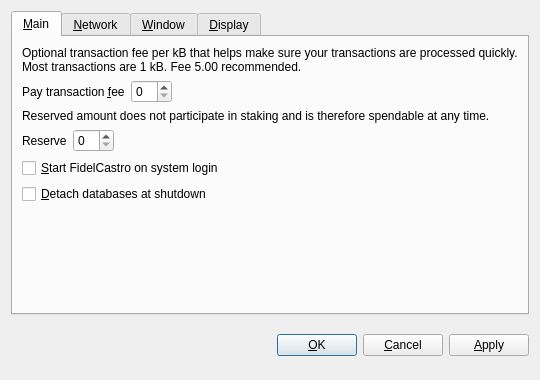
<?xml version="1.0" encoding="UTF-8"?>
<ui version="4.0">
 <class>OptionsDialog</class>
 <widget class="QDialog" name="OptionsDialog">
  <property name="geometry">
   <rect>
    <x>0</x>
    <y>0</y>
    <width>540</width>
    <height>380</height>
   </rect>
  </property>
  <property name="windowTitle">
   <string>Options</string>
  </property>
  <property name="modal">
   <bool>true</bool>
  </property>
  <layout class="QVBoxLayout" name="verticalLayout">
   <item>
    <widget class="QTabWidget" name="tabWidget">
     <property name="tabPosition">
      <enum>QTabWidget::North</enum>
     </property>
     <property name="currentIndex">
      <number>0</number>
     </property>
     <widget class="QWidget" name="tabMain">
      <attribute name="title">
       <string>&amp;Main</string>
      </attribute>
      <layout class="QVBoxLayout" name="verticalLayout_Main">
       <item>
        <widget class="QLabel" name="transactionFeeInfoLabel">
         <property name="text">
          <string>Optional transaction fee per kB that helps make sure your transactions are processed quickly. Most transactions are 1 kB. Fee 5.00 recommended.</string>
         </property>
         <property name="textFormat">
          <enum>Qt::PlainText</enum>
         </property>
         <property name="wordWrap">
          <bool>true</bool>
         </property>
        </widget>
       </item>
       <item>
        <layout class="QHBoxLayout" name="horizontalLayoutFee">
         <item>
          <widget class="QLabel" name="transactionFeeLabel">
           <property name="text">
            <string>Pay transaction &amp;fee</string>
           </property>
           <property name="textFormat">
            <enum>Qt::PlainText</enum>
           </property>
           <property name="buddy">
            <cstring>transactionFee</cstring>
           </property>
          </widget>
         </item>
         <item>
          <widget class="BitcoinAmountField" name="transactionFee"/>
         </item>
         <item>
          <spacer name="horizontalSpacerFee">
           <property name="orientation">
            <enum>Qt::Horizontal</enum>
           </property>
           <property name="sizeHint" stdset="0">
            <size>
             <width>40</width>
             <height>20</height>
            </size>
           </property>
          </spacer>
         </item>
        </layout>
       </item>
       <item>
        <widget class="QLabel" name="reserveBalanceInfoLabel">
         <property name="text">
          <string>Reserved amount does not participate in staking and is therefore spendable at any time.</string>
         </property>
         <property name="textFormat">
          <enum>Qt::PlainText</enum>
         </property>
         <property name="wordWrap">
          <bool>true</bool>
         </property>
        </widget>
       </item>
       <item>
        <layout class="QHBoxLayout" name="horizontalLayoutReserveBalance">
         <item>
          <widget class="QLabel" name="reserveBalanceLabel">
           <property name="text">
            <string>Reserve</string>
           </property>
           <property name="textFormat">
            <enum>Qt::PlainText</enum>
           </property>
           <property name="buddy">
            <cstring>reserveBalance</cstring>
           </property>
          </widget>
         </item>
         <item>
          <widget class="BitcoinAmountField" name="reserveBalance"/>
         </item>
         <item>
          <spacer name="horizontalSpacerReserveBalance">
           <property name="orientation">
            <enum>Qt::Horizontal</enum>
           </property>
           <property name="sizeHint" stdset="0">
            <size>
             <width>40</width>
             <height>20</height>
            </size>
           </property>
          </spacer>
         </item>
        </layout>
       </item>
       <item>
        <widget class="QCheckBox" name="bitcoinAtStartup">
         <property name="toolTip">
          <string>Automatically start FidelCastro after logging in to the system.</string>
         </property>
         <property name="text">
          <string>&amp;Start FidelCastro on system login</string>
         </property>
        </widget>
       </item>
       <item>
        <widget class="QCheckBox" name="detachDatabases">
         <property name="toolTip">
          <string>Detach block and address databases at shutdown. This means they can be moved to another data directory, but it slows down shutdown. The wallet is always detached.</string>
         </property>
         <property name="text">
          <string>&amp;Detach databases at shutdown</string>
         </property>
        </widget>
       </item>
       <item>
        <spacer name="verticalSpacer_Main">
         <property name="orientation">
          <enum>Qt::Vertical</enum>
         </property>
         <property name="sizeHint" stdset="0">
          <size>
           <width>20</width>
           <height>40</height>
          </size>
         </property>
        </spacer>
       </item>
      </layout>
     </widget>
     <widget class="QWidget" name="tabNetwork">
      <attribute name="title">
       <string>&amp;Network</string>
      </attribute>
      <layout class="QVBoxLayout" name="verticalLayout_Network">
       <item>
        <widget class="QCheckBox" name="mapPortUpnp">
         <property name="toolTip">
          <string>Automatically open the FidelCastro client port on the router. This only works when your router supports UPnP and it is enabled.</string>
         </property>
         <property name="text">
          <string>Map port using &amp;UPnP</string>
         </property>
        </widget>
       </item>
       <item>
        <widget class="QCheckBox" name="connectSocks">
         <property name="toolTip">
          <string>Connect to the FidelCastro network through a SOCKS proxy (e.g. when connecting through Tor).</string>
         </property>
         <property name="text">
          <string>&amp;Connect through SOCKS proxy:</string>
         </property>
        </widget>
       </item>
       <item>
        <layout class="QHBoxLayout" name="horizontalLayout_Network">
         <item>
          <widget class="QLabel" name="proxyIpLabel">
           <property name="text">
            <string>Proxy &amp;IP:</string>
           </property>
           <property name="textFormat">
            <enum>Qt::PlainText</enum>
           </property>
           <property name="buddy">
            <cstring>proxyIp</cstring>
           </property>
          </widget>
         </item>
         <item>
          <widget class="QValidatedLineEdit" name="proxyIp">
           <property name="maximumSize">
            <size>
             <width>140</width>
             <height>16777215</height>
            </size>
           </property>
           <property name="toolTip">
            <string>IP address of the proxy (e.g. 127.0.0.1)</string>
           </property>
          </widget>
         </item>
         <item>
          <widget class="QLabel" name="proxyPortLabel">
           <property name="text">
            <string>&amp;Port:</string>
           </property>
           <property name="textFormat">
            <enum>Qt::PlainText</enum>
           </property>
           <property name="buddy">
            <cstring>proxyPort</cstring>
           </property>
          </widget>
         </item>
         <item>
          <widget class="QLineEdit" name="proxyPort">
           <property name="maximumSize">
            <size>
             <width>55</width>
             <height>16777215</height>
            </size>
           </property>
           <property name="toolTip">
            <string>Port of the proxy (e.g. 9050)</string>
           </property>
          </widget>
         </item>
         <item>
          <widget class="QLabel" name="socksVersionLabel">
           <property name="text">
            <string>SOCKS &amp;Version:</string>
           </property>
           <property name="textFormat">
            <enum>Qt::PlainText</enum>
           </property>
           <property name="buddy">
            <cstring>socksVersion</cstring>
           </property>
          </widget>
         </item>
         <item>
          <widget class="QValueComboBox" name="socksVersion">
           <property name="toolTip">
            <string>SOCKS version of the proxy (e.g. 5)</string>
           </property>
          </widget>
         </item>
         <item>
          <spacer name="horizontalSpacer_Network">
           <property name="orientation">
            <enum>Qt::Horizontal</enum>
           </property>
           <property name="sizeHint" stdset="0">
            <size>
             <width>40</width>
             <height>20</height>
            </size>
           </property>
          </spacer>
         </item>
        </layout>
       </item>
       <item>
        <spacer name="verticalSpacer_Network">
         <property name="orientation">
          <enum>Qt::Vertical</enum>
         </property>
         <property name="sizeHint" stdset="0">
          <size>
           <width>20</width>
           <height>40</height>
          </size>
         </property>
        </spacer>
       </item>
      </layout>
     </widget>
     <widget class="QWidget" name="tabWindow">
      <attribute name="title">
       <string>&amp;Window</string>
      </attribute>
      <layout class="QVBoxLayout" name="verticalLayout_Window">
       <item>
        <widget class="QCheckBox" name="minimizeToTray">
         <property name="toolTip">
          <string>Show only a tray icon after minimizing the window.</string>
         </property>
         <property name="text">
          <string>&amp;Minimize to the tray instead of the taskbar</string>
         </property>
        </widget>
       </item>
       <item>
        <widget class="QCheckBox" name="minimizeOnClose">
         <property name="toolTip">
          <string>Minimize instead of exit the application when the window is closed. When this option is enabled, the application will be closed only after selecting Quit in the menu.</string>
         </property>
         <property name="text">
          <string>M&amp;inimize on close</string>
         </property>
        </widget>
       </item>
       <item>
        <spacer name="verticalSpacer_Window">
         <property name="orientation">
          <enum>Qt::Vertical</enum>
         </property>
         <property name="sizeHint" stdset="0">
          <size>
           <width>20</width>
           <height>40</height>
          </size>
         </property>
        </spacer>
       </item>
      </layout>
     </widget>
     <widget class="QWidget" name="tabDisplay">
      <attribute name="title">
       <string>&amp;Display</string>
      </attribute>
      <layout class="QVBoxLayout" name="verticalLayout_Display">
       <item>
        <layout class="QHBoxLayout" name="horizontalLayout_1_Display">
         <item>
          <widget class="QLabel" name="langLabel">
           <property name="text">
            <string>User Interface &amp;language:</string>
           </property>
           <property name="textFormat">
            <enum>Qt::PlainText</enum>
           </property>
           <property name="buddy">
            <cstring>lang</cstring>
           </property>
          </widget>
         </item>
         <item>
          <widget class="QValueComboBox" name="lang">
           <property name="toolTip">
            <string>The user interface language can be set here. This setting will take effect after restarting FidelCastro.</string>
           </property>
          </widget>
         </item>
        </layout>
       </item>
       <item>
        <layout class="QHBoxLayout" name="horizontalLayout_2_Display">
         <item>
          <widget class="QLabel" name="unitLabel">
           <property name="text">
            <string>&amp;Unit to show amounts in:</string>
           </property>
           <property name="textFormat">
            <enum>Qt::PlainText</enum>
           </property>
           <property name="buddy">
            <cstring>unit</cstring>
           </property>
          </widget>
         </item>
         <item>
          <widget class="QValueComboBox" name="unit">
           <property name="toolTip">
            <string>Choose the default subdivision unit to show in the interface and when sending coins.</string>
           </property>
          </widget>
         </item>
        </layout>
       </item>
       <item>
        <widget class="QCheckBox" name="displayAddresses">
         <property name="toolTip">
          <string>Whether to show FidelCastro addresses in the transaction list or not.</string>
         </property>
         <property name="text">
          <string>&amp;Display addresses in transaction list</string>
         </property>
        </widget>
       </item>
       <item>
        <widget class="QCheckBox" name="coinControlFeatures">
         <property name="toolTip">
          <string>Whether to show coin control features or not.</string>
         </property>
         <property name="text">
          <string>Display coin &amp;control features (experts only!)</string>
         </property>
        </widget>
       </item>
       <item>
        <spacer name="verticalSpacer_Display">
         <property name="orientation">
          <enum>Qt::Vertical</enum>
         </property>
         <property name="sizeHint" stdset="0">
          <size>
           <width>20</width>
           <height>40</height>
          </size>
         </property>
        </spacer>
       </item>
      </layout>
     </widget>
    </widget>
   </item>
   <item>
    <layout class="QHBoxLayout" name="horizontalLayout_Buttons">
     <item>
      <spacer name="horizontalSpacer_1">
       <property name="orientation">
        <enum>Qt::Horizontal</enum>
       </property>
       <property name="sizeHint" stdset="0">
        <size>
         <width>40</width>
         <height>48</height>
        </size>
       </property>
      </spacer>
     </item>
     <item>
      <widget class="QLabel" name="statusLabel">
       <property name="font">
        <font>
         <weight>75</weight>
         <bold>true</bold>
        </font>
       </property>
       <property name="text">
        <string/>
       </property>
       <property name="textFormat">
        <enum>Qt::PlainText</enum>
       </property>
       <property name="wordWrap">
        <bool>true</bool>
       </property>
      </widget>
     </item>
     <item>
      <spacer name="horizontalSpacer_2">
       <property name="orientation">
        <enum>Qt::Horizontal</enum>
       </property>
       <property name="sizeHint" stdset="0">
        <size>
         <width>40</width>
         <height>48</height>
        </size>
       </property>
      </spacer>
     </item>
     <item>
      <widget class="QPushButton" name="okButton">
       <property name="text">
        <string>&amp;OK</string>
       </property>
      </widget>
     </item>
     <item>
      <widget class="QPushButton" name="cancelButton">
       <property name="text">
        <string>&amp;Cancel</string>
       </property>
       <property name="autoDefault">
        <bool>false</bool>
       </property>
      </widget>
     </item>
     <item>
      <widget class="QPushButton" name="applyButton">
       <property name="text">
        <string>&amp;Apply</string>
       </property>
       <property name="autoDefault">
        <bool>false</bool>
       </property>
      </widget>
     </item>
    </layout>
   </item>
  </layout>
 </widget>
 <customwidgets>
  <customwidget>
   <class>BitcoinAmountField</class>
   <extends>QSpinBox</extends>
   <header>bitcoinamountfield.h</header>
  </customwidget>
  <customwidget>
   <class>QValueComboBox</class>
   <extends>QComboBox</extends>
   <header>qvaluecombobox.h</header>
  </customwidget>
  <customwidget>
   <class>QValidatedLineEdit</class>
   <extends>QLineEdit</extends>
   <header>qvalidatedlineedit.h</header>
  </customwidget>
 </customwidgets>
 <resources/>
 <connections/>
</ui>
